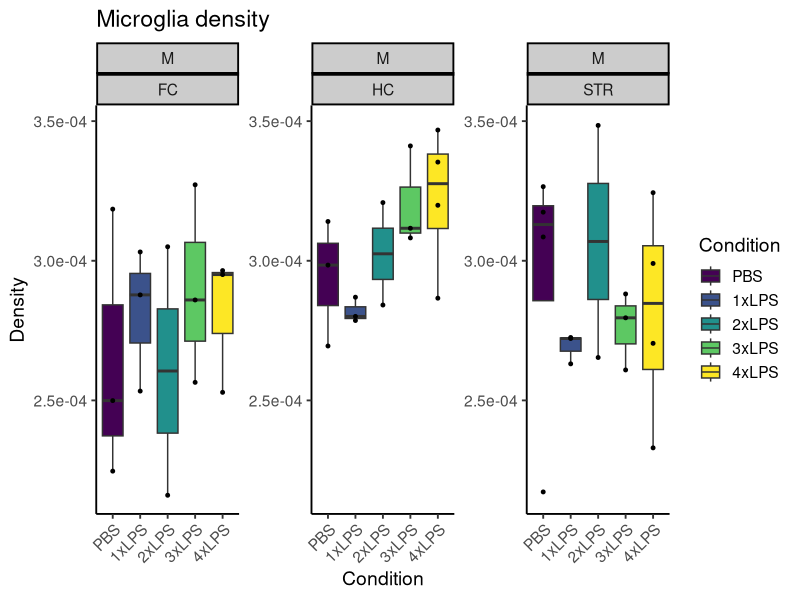
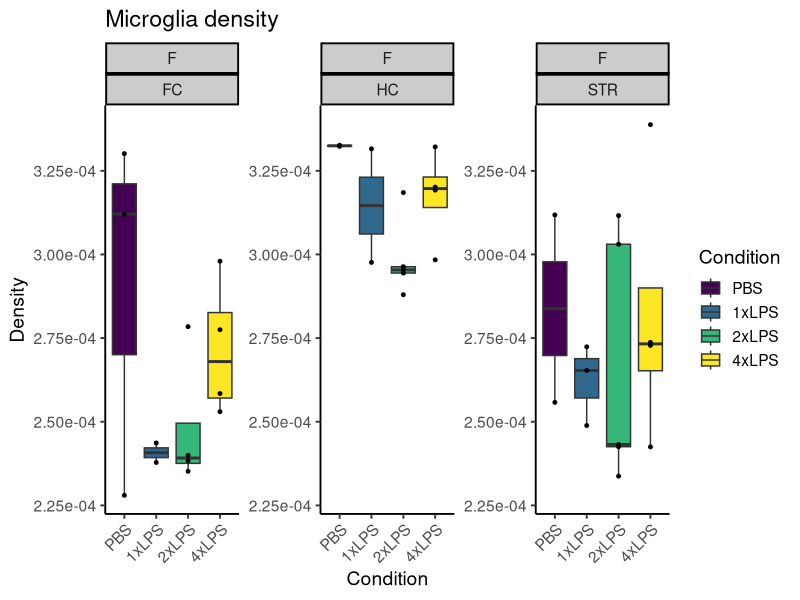

Write the R code that produced these figures, in order.
## ---- chunk 1
library(tidyverse)
library(cowplot)
library(ggplot2)
theme_set(theme_cowplot())
library(nlme)
library(lsmeans)
## ---- chunk 2
data <- read.csv("MicrogliaNumbers-Density.csv") %>% select(-X)
data$Condition <- factor(data$Condition, levels=c("PBS","1xLPS","2xLPS","3xLPS","4xLPS"))
## ---- chunk 3
# males
pdf("MicrogliaDensity_Males.pdf", width=9, height=3.2)
data %>% filter(Sex=="M") %>%
  ggplot(aes(x=Condition, y=MicrogliaDensity, group=Condition)) +
  facet_wrap(~Sex*BrainRegion, scales="free", ncol=3) +
  geom_boxplot(aes(group=Condition, fill=Condition), outlier.shape=NA) +
  scale_fill_viridis_d() +
  geom_point(position=position_dodge(width=0.9), size=1, aes(group=Condition)) +
  ggtitle("Microglia density") +
  labs(fill="Condition") +
  ylab("Density") +
  theme_classic(base_size=14) +
  theme(axis.text.x=element_text(angle=45, vjust=1, hjust=1)) +
  theme(strip.background=element_rect(fill="#CCCCCC")) +
  scale_y_continuous(labels = scales::scientific, limits=c(0.000216, 0.000349))
dev.off()

# females
pdf("MicrogliaDensity_Females.pdf", width=9, height=3.2)
data %>% filter(Sex=="F") %>%
  ggplot(aes(x=Condition, y=MicrogliaDensity, group=Condition)) +
  facet_wrap(~Sex*BrainRegion, scales="free", ncol=3) +
  geom_boxplot(aes(group=Condition, fill=Condition), outlier.shape=NA) +
  scale_fill_viridis_d() +
  geom_point(position=position_dodge(width=0.9), size=1, aes(group=Condition)) +
  ggtitle("Microglia density") +
  labs(fill="Condition") +
  ylab("Density") +
  theme_classic(base_size=14) +
  theme(axis.text.x=element_text(angle=45, vjust=1, hjust=1)) +
  theme(strip.background=element_rect(fill="#CCCCCC")) +
  scale_y_continuous(labels = scales::scientific, limits=c(0.000228, 0.000339))
dev.off()
## ---- chunk 4
test2 <- data

brainregion <- unique(as.character(test2$BrainRegion))

# females
females <- test2 %>% filter(Sex=="F")

# stats
  tmp <- females
  tmp <- as.data.frame(tmp)
  
  #model
  model <- lme(MicrogliaDensity ~ Condition*BrainRegion, ~1|AnimalID, data=tmp)
  
  #anova
  anova_females = anova(model)
  
  #posthoc
  ph <- emmeans(model, ~Condition|BrainRegion)
  ph2 <- contrast(ph, method="pairwise", adjust="none")
  ph3 <- test(ph2, by=NULL, adjust="BH")
  posthoc_females <- as.data.frame(ph3)

# significance
anova_females$Significant <- ifelse(anova_females$`p-value` < 0.05, "significant", "ns")
posthoc_females$Significant <- ifelse(posthoc_females$p.value < 0.05, "significant", "ns")

write.csv(anova_females,"MicrogliaDensity_Females_Anova.csv")
write.csv(posthoc_females, "MicrogliaDensity_Females_Posthoc.csv")

# males
males <- test2 %>% filter(Sex=="M")

# stats
  tmp <- males
  tmp <- as.data.frame(tmp)
  
  #model
  model <- lme(MicrogliaDensity ~ Condition*BrainRegion, ~1|AnimalID, data=tmp)
  
  #anova
  anova_males = anova(model)
  
  #posthoc
  ph <- emmeans(model, ~Condition|BrainRegion)
  ph2 <- contrast(ph, method="pairwise", adjust="none")
  ph3 <- test(ph2, by=NULL, adjust="BH")
  posthoc_males <- as.data.frame(ph3)

# significance
anova_males$Significant <- ifelse(anova_males$`p-value` < 0.05, "significant", "ns")
posthoc_males$Significant <- ifelse(posthoc_males$p.value < 0.05, "significant", "ns")

write.csv(anova_males,"MicrogliaDensity_Males_Anova.csv")
write.csv(posthoc_males, "MicrogliaDensity_Males_Posthoc.csv")
